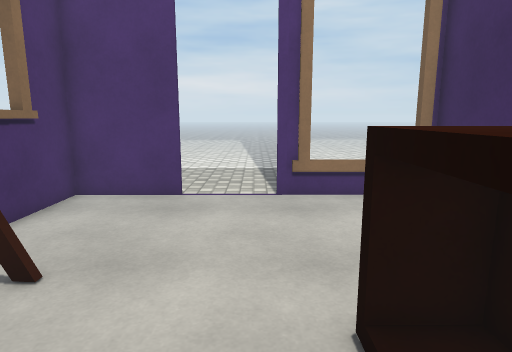
View 1 (above)

13 first-person views from a walk through a Unity game level. The camera is 1.4 m above the floor, tilts 10° down and sees 75° across. Doors are open. The floor is counted in squares, 0.5 m on a side. Each view is taken from the middle of a square. On the plan, view 1 faces up. The plan holds only what a view shows up to about 20 squares ahead; the rest is blank. The place goes on beyond the plan. Some surface patterns are stand-ins.

View 2
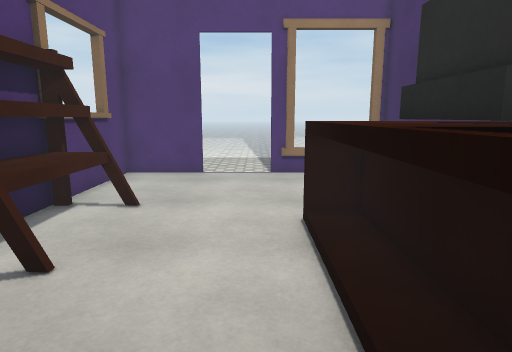

View 3
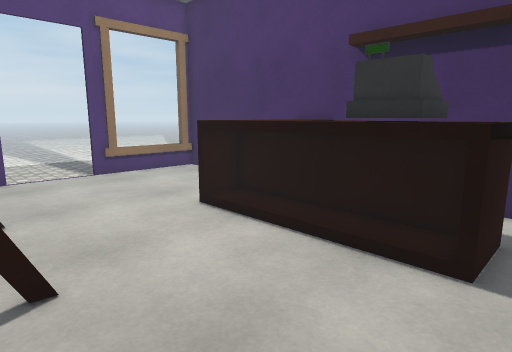

View 4
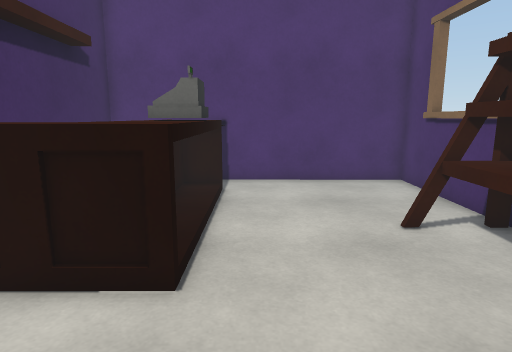

View 5
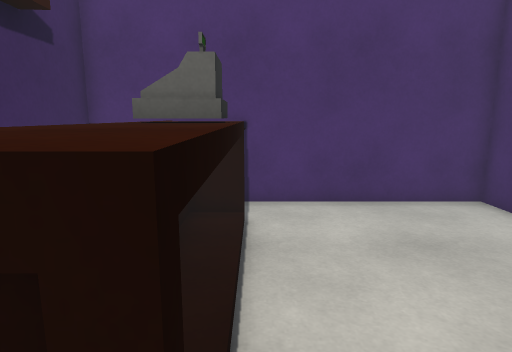

View 6
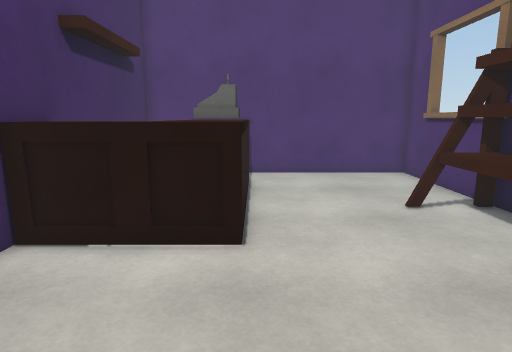

View 7
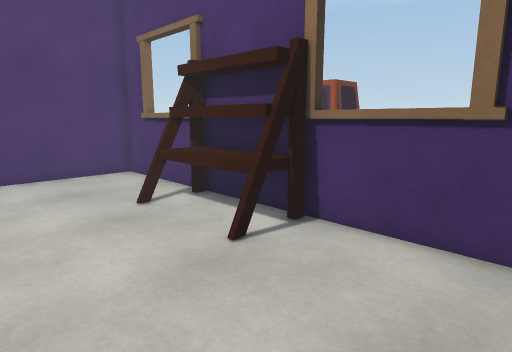

View 8
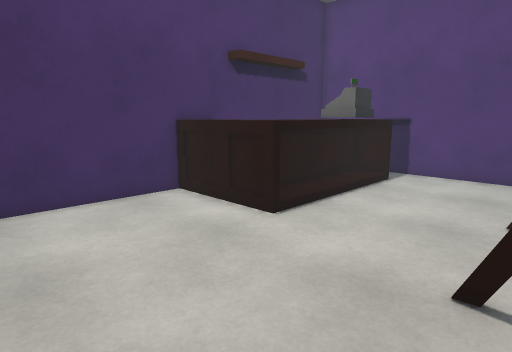

View 9
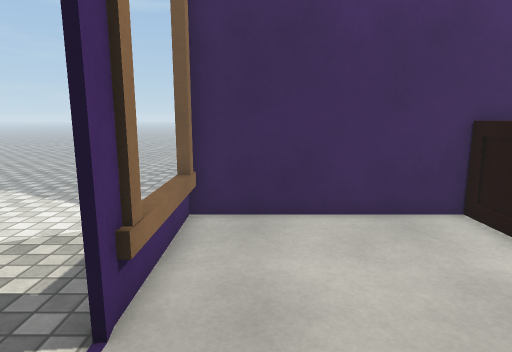

View 10
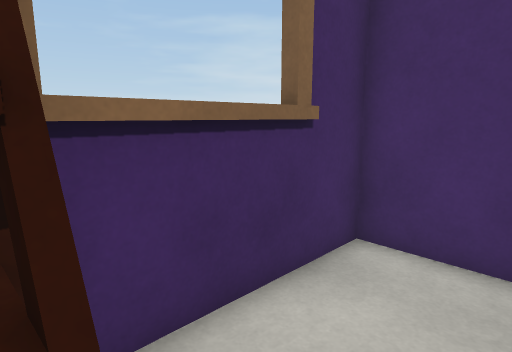

View 11
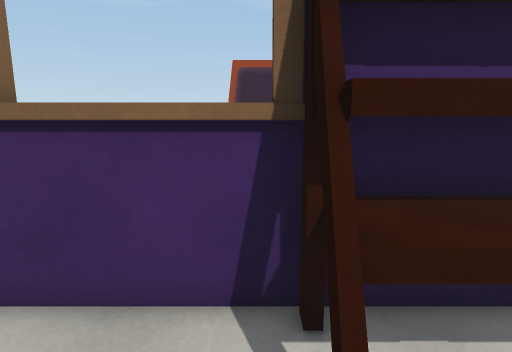

View 12
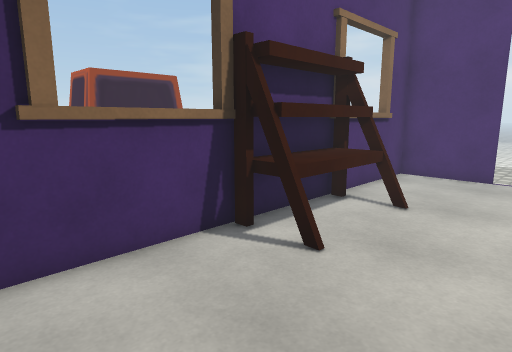

View 13
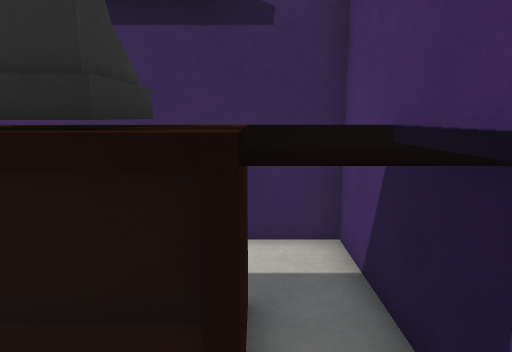

### Floor plan
Key: @ floor where view 1 was taken; # wall or solid block; . floor; D open door; = window, fence, low wall or low ledge; ^ raised ledge; O other object.
Columns run from 14 left of view 1 to 7 right of it. Each row starts with its distance up from view 1.
 12        #####DDD##===#
 11        #............#
 10        ##...........#
  9        ##...........#
  8        ##...........#
  7        ##...........#
  6        ###..........#
  5        ###=.........##
  4        ###......^^^^^#
  3 OOO    ###.....^^^^ ^#
  2   O    ###.....^^^^^^#
  1   O    ###=....^^^^ ##
  0   O    ##.....@^^^^ #
 -1 OOO    ##.......^^  #
 -2        ##......^### #
 -3        ##......^^^  #
 -4        ##......####.#
 -5        #.......####.#
 -6        ##############

Positions as (right, up) in squares from view 1, and headings:
1: (0, 0), facing up
2: (0, -5), facing up
3: (-5, -5), facing up-right
4: (0, 9), facing down
5: (1, 5), facing down
6: (1, 11), facing down
7: (1, 11), facing down-left
8: (-5, 11), facing down-right
9: (-3, 10), facing right
10: (-3, 5), facing up-left
11: (-2, 0), facing left
12: (0, -5), facing up-left
13: (-1, -4), facing right
